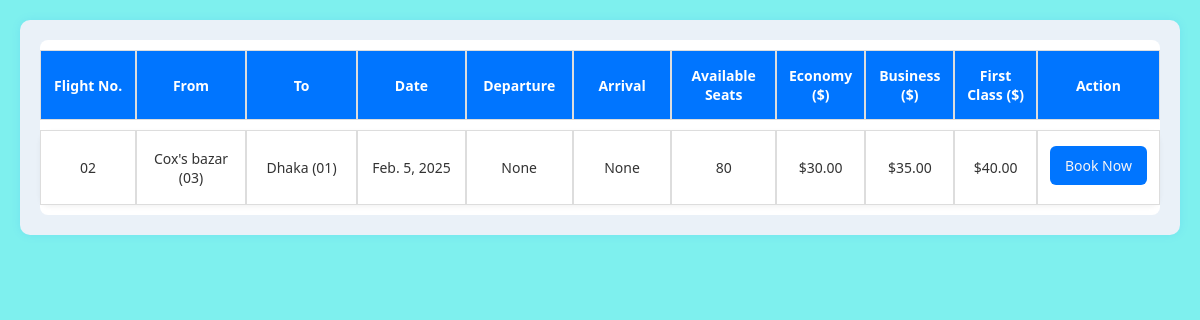
/flight/9/, run on an earlier commit of the app's database.
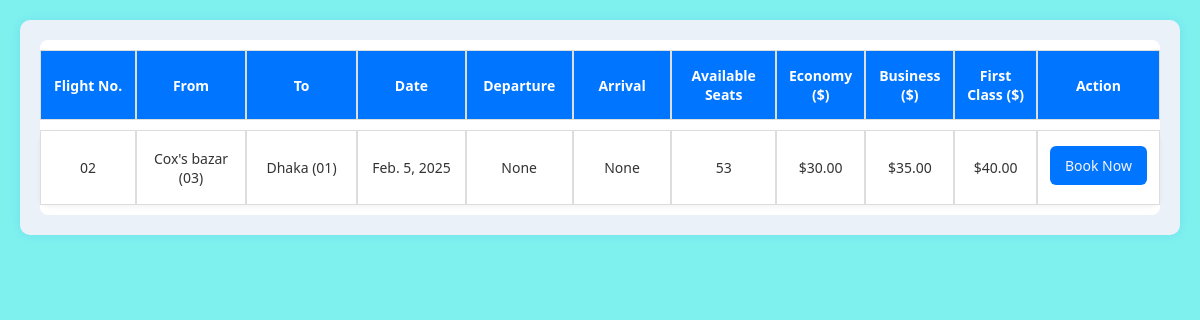
And on a later commit of the database.
### AirLine/models.py (models this page shows, shortened)
class Flight(models.Model):
    flight_number = models.CharField(max_length=20, unique=True, verbose_name="Flight Number")
    flight_name = models.CharField(max_length=100, verbose_name="Flight Name")
    source_airport = models.ForeignKey(Airport, related_name="departing_flights", on_delete=models.CASCADE, verbose_name="Source Airport")
    destination_airport = models.ForeignKey(Airport, related_name="arriving_flights", on_delete=models.CASCADE, verbose_name="Destination Airport")
    date = models.DateField(verbose_name="Flight Date")
    departure_time = models.TimeField(null=True, blank=True, verbose_name="Departure Time")
    arrival_time = models.TimeField(null=True, blank=True, verbose_name="Arrival Time")
    available_seats = models.PositiveIntegerField(default=50, verbose_name="Available Seats")
    economy_price = models.DecimalField(max_digits=10, decimal_places=2, verbose_name="Economy Class Price")
    business_price = models.DecimalField(max_digits=10, decimal_places=2, verbose_name="Business Class Price")
    first_class_price = models.DecimalField(max_digits=10, decimal_places=2, verbose_name="First Class Price")
    created_at = models.DateTimeField(auto_now_add=True, verbose_name="Created At")
    updated_at = models.DateTimeField(auto_now=True, verbose_name="Last Updated")
    class Meta:
        verbose_name = "Flight"
        verbose_name_plural = "Flights"
        ordering = ['date', 'departure_time']

class Airport(models.Model):
    name = models.CharField(max_length=100, verbose_name="Airport Name")
    city = models.CharField(max_length=100, verbose_name="City")
    country = models.CharField(max_length=100, verbose_name="Country")
    code = models.CharField(max_length=10, unique=True, verbose_name="Airport Code (IATA/ICAO)")
    class Meta:
        verbose_name = "Airport"
        verbose_name_plural = "Airports"
        ordering = ['city', 'name']

### AirLine/views.py (the view)
# urls.py: path('flight/<int:flight_id>/', views.flight_show, name='flight_show'),
def flight_show(request, flight_id):
    flight = get_object_or_404(Flight, id=flight_id)
    source = request.GET.get('source', flight.source_airport.city)
    destination = request.GET.get('destination', flight.destination_airport.city)
    date = request.GET.get('date', flight.date)
    context = {
        'flights': [flight],
        'source': source,
        'destination': destination,
        'date': date,
    }
    return render(request, 'flight_show.html', context)

### templates/flight_show.html (shortened to what this page needs)
<!DOCTYPE html>
<html lang="en">
<head>
    <link rel="stylesheet" href="/static/css/flight_show.css">
</head>
<body>
    <div class="table-wrapper">
        <div class="actual-result-div">
            <div id="flights_div2">
                {% if flights %}
                    <table class="flight-table">
                        <thead>
                            <tr>
                                <th>Flight No.</th>
                                <th>From</th>
                                <th>To</th>
                                <th>Date</th>
                                <th>Departure</th>
                                <th>Arrival</th>
                                <th>Available Seats</th>
                                <th>Economy ($)</th>
                                <th>Business ($)</th>
                                <th>First Class ($)</th>
                                <th>Action</th>
                            </tr>
                        </thead>
                        <tbody>
                            {% for flight in flights %}
                            <tr>
                                <td>{{ flight.flight_number }}</td>
                                <td>{{ flight.source_airport.city }} ({{ flight.source_airport.code }})</td>
                                <td>{{ flight.destination_airport.city }} ({{ flight.destination_airport.code }})</td>
                                <td>{{ flight.date }}</td>
                                <td>{{ flight.departure_time }}</td>
                                <td>{{ flight.arrival_time }}</td>
                                <td>{{ flight.available_seats }}</td>
                                <td>${{ flight.economy_price }}</td>
                                <td>${{ flight.business_price }}</td>
                                <td>${{ flight.first_class_price }}</td>
                                <td>
                                    <a href="{% url 'buy_ticket' %}?flight_id={{ flight.id }}&source_id={{ flight.source_airport.id }}&destination_id={{ flight.destination_airport.id }}&departure_date={{ flight.date }}"
                                       class="details-btn">Book Now</a>
                                </td>
                            </tr>
                            {% endfor %}
                        </tbody>
                    </table>
                {% else %}
                    <p class="error">No flights found for the selected route and date.</p>
                {% endif %}
            </div>
        </div>
    </div>
</body>
</html>

What changed in the data, as far as the page shows it:
changed Flight "None": available_seats "80" → "53"
